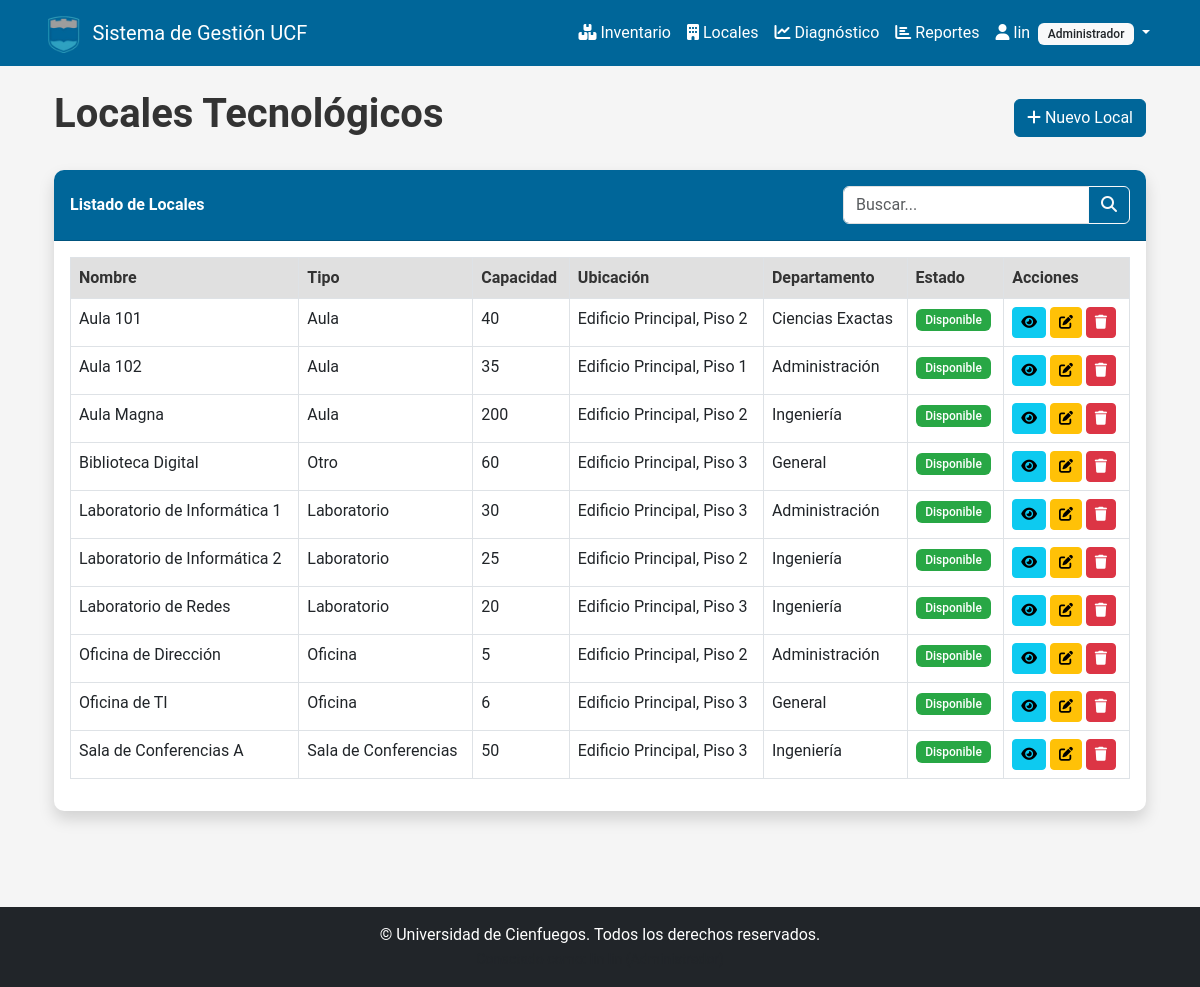
Page /locales/locales/ (signed in) on the committed database.
### usuarios/models.py (models this page shows, shortened)
class PerfilUsuario(models.Model):
    usuario = models.OneToOneField(
        User, on_delete=models.CASCADE, related_name='perfil')
    departamento = models.ForeignKey(
        Departamento, on_delete=models.SET_NULL, null=True)
    rol = models.ForeignKey(Rol, on_delete=models.SET_NULL, null=True)
    fecha_registro = models.DateTimeField(auto_now_add=True)
    ultimo_acceso = models.DateTimeField(null=True, blank=True)
    telefono = models.CharField(max_length=20, blank=True, null=True)
    foto = models.ImageField(upload_to='perfiles/', blank=True, null=True)
    class Meta:
        verbose_name = "Perfil de Usuario"
        verbose_name_plural = "Perfiles de Usuarios"

class Rol(models.Model):
    nombre = models.CharField(max_length=50)
    descripcion = models.TextField(blank=True, null=True)
    permisos = models.TextField(blank=True, null=True)
    class Meta:
        verbose_name = "Rol"
        verbose_name_plural = "Roles"

class Departamento(models.Model):
    nombre = models.CharField(max_length=100)
    descripcion = models.TextField(blank=True, null=True)
    ubicacion = models.CharField(max_length=100, blank=True, null=True)
    responsable = models.ForeignKey(
        User, on_delete=models.SET_NULL, null=True, related_name='departamentos_a_cargo')
    class Meta:
        verbose_name = "Departamento"
        verbose_name_plural = "Departamentos"

### locales/models.py (models this page shows, shortened)
class Local(models.Model):
    TIPO_CHOICES = [
        ('laboratorio', 'Laboratorio'),
        ('aula', 'Aula'),
        ('sala', 'Sala de Conferencias'),
        ('oficina', 'Oficina'),
        ('otro', 'Otro'),
    ]
    ESTADO_CHOICES = [
        ('disponible', 'Disponible'),
        ('mantenimiento', 'En Mantenimiento'),
        ('ocupado', 'Ocupado'),
        ('fuera_servicio', 'Fuera de Servicio'),
    ]
    nombre = models.CharField(max_length=200)
    tipo = models.CharField(max_length=50, choices=TIPO_CHOICES)
    capacidad = models.IntegerField(default=0)
    ubicacion = models.CharField(max_length=200)
    descripcion = models.TextField(blank=True, null=True)
    estado = models.CharField(
        max_length=50, choices=ESTADO_CHOICES, default='disponible')
    departamento = models.ForeignKey(
        Departamento, on_delete=models.CASCADE, related_name='locales')
    imagen = models.ImageField(upload_to='locales/', blank=True, null=True)
    notas = models.TextField(blank=True, null=True)
    fecha_creacion = models.DateTimeField(auto_now_add=True)
    fecha_actualizacion = models.DateTimeField(auto_now=True)
    class Meta:
        verbose_name = "Local"
        verbose_name_plural = "Locales"
        ordering = ['nombre']

### locales/views.py (the view)
# urls.py: path('locales/', views.local_list, name='local_list'),
@login_required
def local_list(request):
    locales = Local.objects.all().select_related('departamento')
    search = request.GET.get('search', '')
    tipo = request.GET.get('tipo', '')
    departamento = request.GET.get('departamento', '')
    if search:
        locales = locales.filter(nombre__icontains=search) | locales.filter(
            ubicacion__icontains=search)
    if tipo:
        locales = locales.filter(tipo=tipo)
    if departamento:
        locales = locales.filter(departamento_id=departamento)
    return render(request, 'locales/local_list.html', {
        'locales': locales,
        'search': search,
        'tipo': tipo,
        'departamento': departamento
    })

### reportes/views.py (called while the page is built)
def permisos_context(request):
    context = {}
    if request.user.is_authenticated:
        context.update({
            'puede_ver_reportes': puede_ver_reportes(request.user),
            'puede_ver_actividad': puede_ver_actividad(request.user),
            'es_admin': es_admin(request.user),
        })
    else:
        context.update({
            'puede_ver_reportes': False,
            'puede_ver_actividad': False,
            'es_admin': False,
        })
    return context

### templates/locales/local_list.html (shortened to what this page needs)
{% extends 'base/base.html' %}
{% block content %}
<div class="container">
    <div class="d-flex justify-content-between align-items-center mb-4">
        <h1>Locales Tecnológicos</h1>
        <a href="{% url 'local_new' %}" class="btn btn-primary">
            <i class="fas fa-plus"></i> Nuevo Local
        </a>
    </div>
    <div class="card shadow mb-4">
        <div class="card-header py-3 d-flex flex-wrap justify-content-between align-items-center">
            <h6 class="m-0 font-weight-bold">Listado de Locales</h6>
            <form method="get" class="d-flex mt-2 mt-md-0">
                <div class="input-group">
                    <input type="text" class="form-control" placeholder="Buscar..." name="search" value="{{ search }}">
                    <button class="btn btn-outline-light" type="submit">
                        <i class="fas fa-search"></i>
                    </button>
                </div>
            </form>
        </div>
        <div class="card-body">
            <div class="table-responsive">
                <table class="table table-bordered table-hover" width="100%" cellspacing="0">
                    <thead>
                        <tr>
                            <th>Nombre</th>
                            <th>Tipo</th>
                            <th>Capacidad</th>
                            <th>Ubicación</th>
                            <th>Departamento</th>
                            <th>Estado</th>
                            <th>Acciones</th>
                        </tr>
                    </thead>
                    <tbody>
                        {% if locales %}
                            {% for local in locales %}
                                <tr>
                                    <td>{{ local.nombre }}</td>
                                    <td>{{ local.get_tipo_display }}</td>
                                    <td>{{ local.capacidad }}</td>
                                    <td>{{ local.ubicacion }}</td>
                                    <td>{{ local.departamento.nombre }}</td>
                                    <td>
                                        {% if local.estado == 'disponible' %}
                                            <span class="badge bg-success">Disponible</span>
                                        {% elif local.estado == 'mantenimiento' %}
                                            <span class="badge bg-warning">En Mantenimiento</span>
                                        {% elif local.estado == 'ocupado' %}
                                            <span class="badge bg-info">Ocupado</span>
                                        {% elif local.estado == 'fuera_servicio' %}
                                            <span class="badge bg-danger">Fuera de Servicio</span>
                                        {% endif %}
                                    </td>
                                    <td>
                                        <a href="{% url 'local_detail' pk=local.id %}" class="btn btn-sm btn-info">
                                            <i class="fas fa-eye"></i>
                                        </a>
                                        <a href="{% url 'local_edit' pk=local.id %}" class="btn btn-sm btn-warning">
                                            <i class="fas fa-edit"></i>
                                        </a>
                                        <a href="{% url 'local_delete' pk=local.id %}" class="btn btn-sm btn-danger">
                                            <i class="fas fa-trash"></i>
                                        </a>
                                    </td>
                                </tr>
                            {% endfor %}
                        {% else %}
                            <tr>
                                <td colspan="7" class="text-center">No hay registros disponibles</td>
                            </tr>
                        {% endif %}
                    </tbody>
                </table>
            </div>
        </div>
    </div>
</div>
{% endblock %}

### templates/base/base.html (shortened to what this page needs)
<!DOCTYPE html>
<html lang="es">
<head>
    <link href="https://cdn.jsdelivr.net/npm/bootstrap@5.3.0-alpha1/dist/css/bootstrap.min.css" rel="stylesheet">
    <link rel="stylesheet" href="https://cdnjs.cloudflare.com/ajax/libs/font-awesome/6.4.0/css/all.min.css" />
    <link rel="stylesheet" href="/static/css/main.css">
</head>
<body>
    <header>
        <nav class="navbar navbar-expand-lg navbar-dark bg-primary">
            <div class="container">
                <a class="navbar-brand d-flex align-items-center" href="/">
                    <img src="/static/img/logo_ucf.png" alt="Logo UCF" height="40" class="me-2">
                    <span>Sistema de Gestión UCF</span>
                </a>
                <div class="collapse navbar-collapse" id="navbarNav">
                    <ul class="navbar-nav ms-auto">
                        {% if user.is_authenticated %}
                            <li class="nav-item">
                                <a class="nav-link" href="/inventario/">
                                    <i class="fas fa-boxes me-1"></i>Inventario
                                </a>
                            </li>
                            <li class="nav-item">
                                <a class="nav-link" href="/locales/">
                                    <i class="fas fa-building me-1"></i>Locales
                                </a>
                            </li>
                            <li class="nav-item">
                                <a class="nav-link" href="/diagnostico/">
                                    <i class="fas fa-chart-line me-1"></i>Diagnóstico
                                </a>
                            </li>
                            {% if user.perfil.rol.nombre != 'Usuario Regular' %}
                            <li class="nav-item">
                                <a class="nav-link" href="/reportes/">
                                    <i class="fas fa-chart-bar me-1"></i>Reportes
                                </a>
                            </li>
                            {% endif %}
                            <li class="nav-item dropdown">
                                <a class="nav-link dropdown-toggle" href="#" id="navbarDropdown" role="button" data-bs-toggle="dropdown">
                                    <i class="fas fa-user me-1"></i>{{ user.username }}
                                    {% if user.perfil.rol %}
                                        <small class="badge bg-light text-dark ms-1">{{ user.perfil.rol.nombre }}</small>
                                    {% endif %}
                                </a>
                            </li>
                        {% else %}
                            <li class="nav-item">
                            </li>
                        {% endif %}
                    </ul>
                </div>
            </div>
        </nav>
    </header>
    <main class="container py-4">
        {% block content %}{% endblock %}
    </main>
    <footer class="bg-dark text-white mt-5 py-3">
        <div class="container text-center">
            <p class="mb-0">© {{ current_year }} Universidad de Cienfuegos. Todos los derechos reservados.</p>
            {% if user.is_authenticated %}
                <small class="text-muted">
                </small>
            {% endif %}
        </div>
    </footer>
</body>
</html>

### static/css/main.css (style rules this page uses)
:root { --primary: #006699; --secondary: #3399CC; --tertiary: #48A5C6; --light: #F5F5F5; --dark: #333333; --gray: #666666; --white: #FFFFFF; --light-gray: #E0E0E0; }
body { font-family: 'Roboto', 'Segoe UI', 'Arial', sans-serif; color: var(--dark); background-color: var(--light); min-height: 100vh; display: flex; flex-direction: column; }
main { flex-grow: 1; }
h1, h2, h3, h4, h5, h6 { color: var(--dark); font-weight: 600; }
p, li, td, th, input, select, textarea { color: var(--dark); }
a { color: var(--primary); text-decoration: none; transition: color 0.2s; }
.navbar-dark.bg-primary { background-color: var(--primary) !important; }
.navbar-dark .navbar-nav .nav-link { color: var(--white); }
.navbar-brand { color: var(--white) !important; }
.navbar-brand img { transition: transform 0.3s ease; }
.btn-primary { background-color: var(--primary); border-color: var(--primary); color: var(--white); }
.card { border: none; border-radius: 10px; box-shadow: 0 4px 6px rgba(0, 0, 0, 0.1); transition: transform 0.3s ease, box-shadow 0.3s ease; background-color: var(--white); }
.card-header { background-color: var(--primary); color: var(--white); border-radius: 10px 10px 0 0 !important; font-weight: 600; }
.card-header .m-0 { color: var(--white); }
.card-header h6, .card-header .text-primary, .card-header .m-0.font-weight-bold.text-primary { color: var(--white) !important; }
.table { color: var(--dark); }
.table thead th { background-color: var(--light-gray); color: var(--dark); font-weight: 600; }
.badge { font-weight: 500; padding: 0.4em 0.8em; }
.badge.bg-success { background-color: #28a745 !important; color: var(--white); }
.bg-primary { background-color: var(--primary) !important; color: var(--white) !important; }
.form-control, .form-select { color: var(--dark); border: 1px solid var(--light-gray); transition: border-color 0.3s ease, box-shadow 0.3s ease; }
footer { background-color: var(--primary) !important; color: var(--white); }
footer p { color: var(--white); margin-bottom: 0; }

### rows in the picture
Local: nombre "Aula 101", tipo "Aula", capacidad "40", ubicacion "Edificio Principal, Piso 2", departamento.nombre "Ciencias Exactas", estado "Disponible"
Local: nombre "Aula 102", tipo "Aula", capacidad "35", ubicacion "Edificio Principal, Piso 1", departamento.nombre "Administración", estado "Disponible"
Local: nombre "Aula Magna", tipo "Aula", capacidad "200", ubicacion "Edificio Principal, Piso 2", departamento.nombre "Ingeniería", estado "Disponible"
Local: nombre "Biblioteca Digital", tipo "Otro", capacidad "60", ubicacion "Edificio Principal, Piso 3", departamento.nombre "General", estado "Disponible"
Local: nombre "Laboratorio de Informática 1", tipo "Laboratorio", capacidad "30", ubicacion "Edificio Principal, Piso 3", departamento.nombre "Administración", estado "Disponible"
Local: nombre "Laboratorio de Informática 2", tipo "Laboratorio", capacidad "25", ubicacion "Edificio Principal, Piso 2", departamento.nombre "Ingeniería", estado "Disponible"
Local: nombre "Laboratorio de Redes", tipo "Laboratorio", capacidad "20", ubicacion "Edificio Principal, Piso 3", departamento.nombre "Ingeniería", estado "Disponible"
Local: nombre "Oficina de Dirección", tipo "Oficina", capacidad "5", ubicacion "Edificio Principal, Piso 2", departamento.nombre "Administración", estado "Disponible"
Local: nombre "Oficina de TI", tipo "Oficina", capacidad "6", ubicacion "Edificio Principal, Piso 3", departamento.nombre "General", estado "Disponible"
Local: nombre "Sala de Conferencias A", tipo "Sala de Conferencias", capacidad "50", ubicacion "Edificio Principal, Piso 3", departamento.nombre "Ingeniería", estado "Disponible"

### other values in the picture
{{ user.username }} "lin"
{{ user.perfil.rol.nombre }} "Administrador"
